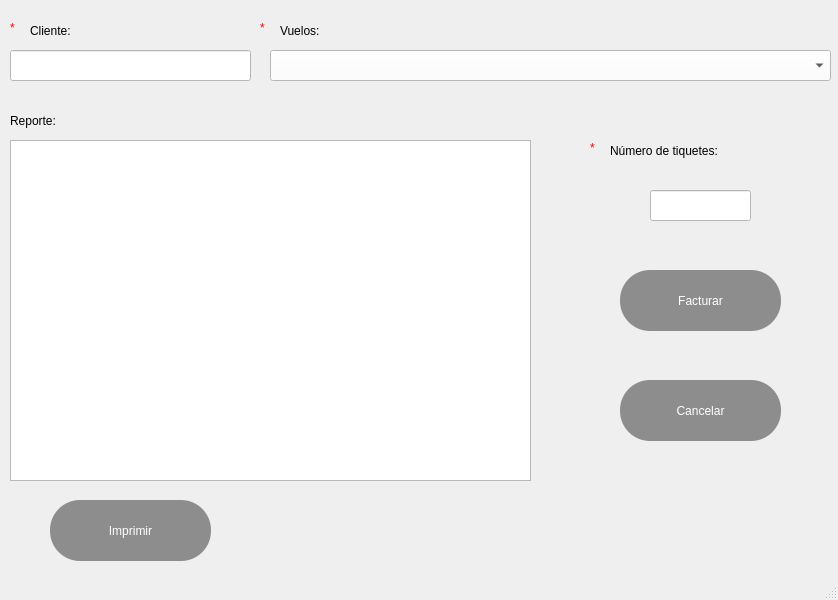
<?xml version="1.0" encoding="UTF-8"?>
<ui version="4.0">
 <class>MainWindow</class>
 <widget class="QMainWindow" name="MainWindow">
  <property name="geometry">
   <rect>
    <x>0</x>
    <y>0</y>
    <width>838</width>
    <height>600</height>
   </rect>
  </property>
  <property name="windowTitle">
   <string>MainWindow</string>
  </property>
  <widget class="QWidget" name="centralwidget">
   <widget class="QTextEdit" name="textEdit">
    <property name="geometry">
     <rect>
      <x>10</x>
      <y>140</y>
      <width>521</width>
      <height>341</height>
     </rect>
    </property>
    <property name="styleSheet">
     <string notr="true">font: 75 12pt &quot;MS Shell Dlg 2&quot;;
color: rgb(0, 0, 255);</string>
    </property>
   </widget>
   <widget class="QPushButton" name="btn_cancelar">
    <property name="geometry">
     <rect>
      <x>620</x>
      <y>380</y>
      <width>161</width>
      <height>61</height>
     </rect>
    </property>
    <property name="styleSheet">
     <string notr="true">QPushButton{
font: 90 20pt &quot;MS Shell Dlg 2&quot;;
  color:rgb(255, 255, 255);
  
	background-color: rgb(104, 127, 143);
border-radius:30px;
}
QPushButton:hover{
background-color: rgb(255, 0,0 );
	color:rgb(255, 255, 255);
}

QPushButton{

  color:rgb(255, 255, 255);
  
	
	background-color: rgb(141, 141, 141);
}
</string>
    </property>
    <property name="text">
     <string>Cancelar</string>
    </property>
   </widget>
   <widget class="QPushButton" name="btn_facturar">
    <property name="geometry">
     <rect>
      <x>620</x>
      <y>270</y>
      <width>161</width>
      <height>61</height>
     </rect>
    </property>
    <property name="styleSheet">
     <string notr="true">QPushButton{
font: 90 20pt &quot;MS Shell Dlg 2&quot;;
  color:rgb(255, 255, 255);
  
	background-color: rgb(104, 127, 143);
border-radius:30px;
}
QPushButton:hover{
background-color: rgb(255, 0,0 );
	color:rgb(255, 255, 255);
}

QPushButton{

  color:rgb(255, 255, 255);
  
	
	background-color: rgb(141, 141, 141);
}
</string>
    </property>
    <property name="text">
     <string>Facturar</string>
    </property>
   </widget>
   <widget class="QPushButton" name="btn_imprimir">
    <property name="geometry">
     <rect>
      <x>50</x>
      <y>500</y>
      <width>161</width>
      <height>61</height>
     </rect>
    </property>
    <property name="styleSheet">
     <string notr="true">QPushButton{
font: 90 20pt &quot;MS Shell Dlg 2&quot;;
  color:rgb(255, 255, 255);
  
	background-color: rgb(104, 127, 143);
border-radius:30px;
}
QPushButton:hover{
background-color: rgb(255, 0,0 );
	color:rgb(255, 255, 255);
}

QPushButton{

  color:rgb(255, 255, 255);
  
	
	background-color: rgb(141, 141, 141);
}
</string>
    </property>
    <property name="text">
     <string>Imprimir</string>
    </property>
   </widget>
   <widget class="QLineEdit" name="lineEdit_cliente">
    <property name="geometry">
     <rect>
      <x>10</x>
      <y>50</y>
      <width>241</width>
      <height>31</height>
     </rect>
    </property>
    <property name="styleSheet">
     <string notr="true">background-color: rgb(255, 255, 255);
font: 12pt &quot;MS Shell Dlg 2&quot;;</string>
    </property>
    <property name="text">
     <string/>
    </property>
   </widget>
   <widget class="QLabel" name="label">
    <property name="geometry">
     <rect>
      <x>30</x>
      <y>10</y>
      <width>111</width>
      <height>41</height>
     </rect>
    </property>
    <property name="styleSheet">
     <string notr="true">font: 15pt &quot;MS Reference Sans Serif&quot;;</string>
    </property>
    <property name="text">
     <string>Cliente:</string>
    </property>
   </widget>
   <widget class="QLabel" name="label_7">
    <property name="geometry">
     <rect>
      <x>10</x>
      <y>20</y>
      <width>16</width>
      <height>16</height>
     </rect>
    </property>
    <property name="styleSheet">
     <string notr="true">color: rgb(255, 0, 0);
font: 12pt &quot;MS Shell Dlg 2&quot;;</string>
    </property>
    <property name="text">
     <string>*</string>
    </property>
   </widget>
   <widget class="QLabel" name="label_2">
    <property name="geometry">
     <rect>
      <x>10</x>
      <y>100</y>
      <width>111</width>
      <height>41</height>
     </rect>
    </property>
    <property name="styleSheet">
     <string notr="true">font: 15pt &quot;MS Reference Sans Serif&quot;;</string>
    </property>
    <property name="text">
     <string>Reporte:</string>
    </property>
   </widget>
   <widget class="QLineEdit" name="lineEdit_num_tiquetes">
    <property name="geometry">
     <rect>
      <x>650</x>
      <y>190</y>
      <width>101</width>
      <height>31</height>
     </rect>
    </property>
    <property name="styleSheet">
     <string notr="true">background-color: rgb(255, 255, 255);
font: 12pt &quot;MS Shell Dlg 2&quot;;</string>
    </property>
    <property name="text">
     <string/>
    </property>
   </widget>
   <widget class="QLabel" name="label_3">
    <property name="geometry">
     <rect>
      <x>280</x>
      <y>10</y>
      <width>111</width>
      <height>41</height>
     </rect>
    </property>
    <property name="styleSheet">
     <string notr="true">font: 15pt &quot;MS Reference Sans Serif&quot;;</string>
    </property>
    <property name="text">
     <string>Vuelos:</string>
    </property>
   </widget>
   <widget class="QLabel" name="label_8">
    <property name="geometry">
     <rect>
      <x>260</x>
      <y>20</y>
      <width>16</width>
      <height>16</height>
     </rect>
    </property>
    <property name="styleSheet">
     <string notr="true">color: rgb(255, 0, 0);
font: 12pt &quot;MS Shell Dlg 2&quot;;</string>
    </property>
    <property name="text">
     <string>*</string>
    </property>
   </widget>
   <widget class="QComboBox" name="comboBox_vuelos">
    <property name="geometry">
     <rect>
      <x>270</x>
      <y>50</y>
      <width>561</width>
      <height>31</height>
     </rect>
    </property>
    <property name="styleSheet">
     <string notr="true">background-color: rgb(255, 255, 255);
font: 10pt &quot;MS Shell Dlg 2&quot;;</string>
    </property>
   </widget>
   <widget class="QLabel" name="label_4">
    <property name="geometry">
     <rect>
      <x>610</x>
      <y>130</y>
      <width>211</width>
      <height>41</height>
     </rect>
    </property>
    <property name="styleSheet">
     <string notr="true">font: 15pt &quot;MS Reference Sans Serif&quot;;</string>
    </property>
    <property name="text">
     <string>Número de tiquetes:</string>
    </property>
   </widget>
   <widget class="QLabel" name="label_9">
    <property name="geometry">
     <rect>
      <x>590</x>
      <y>140</y>
      <width>16</width>
      <height>16</height>
     </rect>
    </property>
    <property name="styleSheet">
     <string notr="true">color: rgb(255, 0, 0);
font: 12pt &quot;MS Shell Dlg 2&quot;;</string>
    </property>
    <property name="text">
     <string>*</string>
    </property>
   </widget>
  </widget>
  <widget class="QMenuBar" name="menubar">
   <property name="geometry">
    <rect>
     <x>0</x>
     <y>0</y>
     <width>838</width>
     <height>21</height>
    </rect>
   </property>
  </widget>
  <widget class="QStatusBar" name="statusbar"/>
 </widget>
 <resources/>
 <connections/>
</ui>
